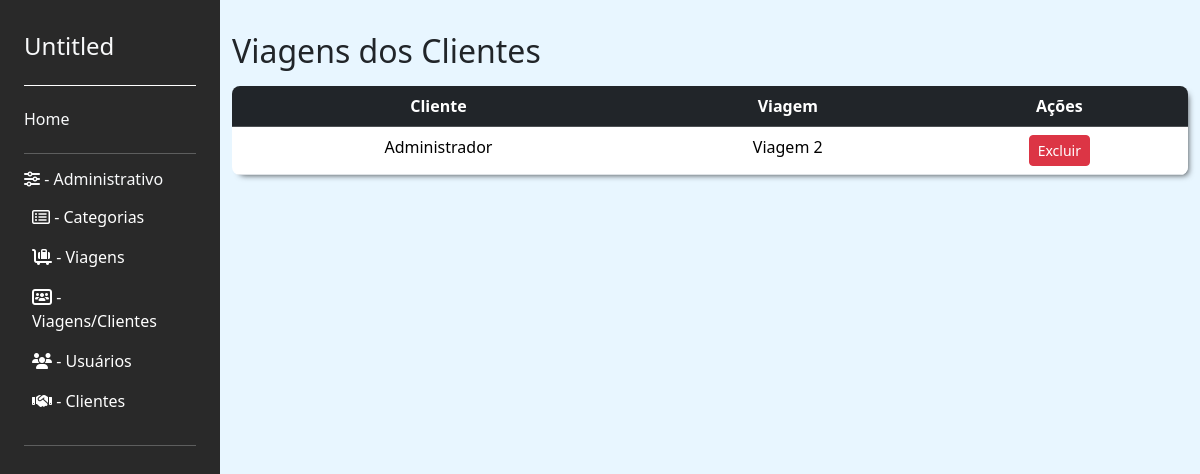
The app's page /trip/listar_viagens_vinculadas/ (signed in) with its own data.
### user/models.py (models this page shows, shortened)
class ViagensCliente(models.Model):
    cliente = models.ForeignKey(Cliente, on_delete=models.CASCADE)
    viagem = models.ForeignKey(Viagem, on_delete=models.CASCADE)

class Cliente(models.Model):
    user = models.OneToOneField(User, on_delete=models.CASCADE)
    rg = models.CharField(max_length=20, blank=True, null=True)
    cpf = models.CharField(max_length=14, blank=True, null=True)
    telefone = models.CharField(max_length=15, blank=True, null=True)
    data_nascimento = models.DateField(null=False)
    GENERO_CHOICES = (
        ('M', 'Masculino'),
        ('F', 'Feminino'),
        ('O', 'Outro')
    )
    genero = models.CharField(max_length=1, choices=GENERO_CHOICES)
    update_at = models.DateTimeField(auto_now=True)
    created_at = models.DateTimeField(auto_now_add=True)

### trip/models.py (models this page shows, shortened)
class Viagem(models.Model):
    titulo = models.CharField(max_length=200)
    slug = models.SlugField(unique=True, blank=True)
    categoria = models.ForeignKey(
        Categoria, on_delete=models.SET_NULL, null=True, blank=True, default=None)  # noqa
    descricao = models.TextField(null=False)
    custo = models.DecimalField(max_digits=10, decimal_places=2, null=False)
    preco = models.DecimalField(max_digits=10, decimal_places=2, null=False)
    check_in_data = models.DateTimeField(null=False)
    check_out_data = models.DateTimeField(null=False)
    vagas_disponiveis = models.IntegerField()
    cover = models.ImageField(
        upload_to='viagens_covers/', null=True, blank=True)
    is_active = models.BooleanField(default=True)
    created_at = models.DateTimeField(auto_now_add=True)
    updated_at = models.DateTimeField(auto_now=True)

### user/views.py (the view, shortened to what this page needs)
# urls.py: path('listar_viagens_vinculadas/', listar_viagens_vinculadas,
def listar_viagens_vinculadas(request):
    if request.user.is_authenticated and request.user.groups.filter(name='ADM').exists():
        viagens_clientes = ViagensCliente.objects.all()
        return render(request, 'trip/viagem/listar_viagens_vinculadas.html',
                      {'viagens_clientes': viagens_clientes})

### trip/templates/trip/viagem/listar_viagens_vinculadas.html (shortened to what this page needs)
{% extends 'base.html' %}
{% block content %}
  <h2>Viagens dos Clientes</h2>
  <div class="table-container mt-3">
    <table class="table  text-center" style="margin-bottom: 0;">
      <thead class="table-dark">
        <tr>
          <th>Cliente</th>
          <th>Viagem</th>
          <th>Ações</th>
        </tr>
      </thead>
      <tbody>
        {% for viagens_cliente in viagens_clientes %}
          <tr>
            <td>{{ viagens_cliente.cliente.user.first_name }} {{ viagens_cliente.cliente.user.last_name }}</td>
            <td>{{ viagens_cliente.viagem.titulo }}</td>
            <td>
              <button type="button" class="btn btn-danger btn-sm" data-bs-toggle="modal" data-bs-target="#excluirModal{{ viagens_cliente.id }}">
                Excluir
              </button>
            </td>
          </tr>
        {% endfor %}
      </tbody>
    </table>
  </div>
{% endblock content %}

### base_static/css/styles.css (style rules this page uses)
body { margin: 0; padding: 0; box-sizing: border-box; font-family: 'Arial', sans-serif; }
.table-container { border-radius: 8px; overflow: hidden; box-shadow: 4px 4px 6px -4px rgba(0,0,0,0.75); }

### records on screen
ViagensCliente: cliente.user.first_name "Administrador", viagem.titulo "Viagem 2"
